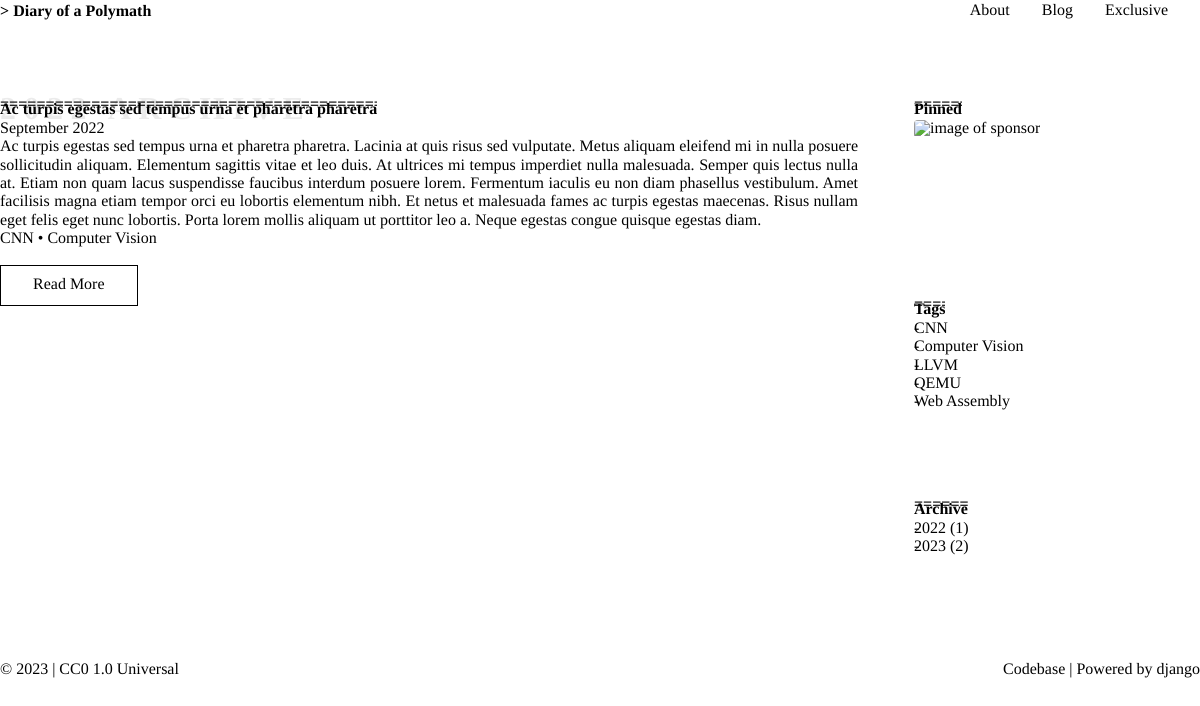
Screenshot of /blog/archive/2022/ with the database file from the repository.
### blog/models.py (models this page shows, shortened)
class Post(models.Model):
    class Meta:
        ordering = ["-published_on"]
    author = models.ForeignKey(Author, on_delete=models.PROTECT)
    tags = models.ManyToManyField(Tag, blank=True)
    title = models.CharField(max_length=255, unique=True)
    subtitle = models.CharField(max_length=255, blank=True)
    meta_description = models.CharField(max_length=150, blank=True)
    slug = models.SlugField(max_length=255, unique=True)
    created_on = models.DateTimeField(auto_now_add=True)
    modified_on = models.DateTimeField(auto_now=True)
    published_on = models.DateTimeField(blank=True, null=True)
    published = models.BooleanField(default=False)
    abstract = models.TextField()
    body = models.TextField()

class Tag(models.Model):
    class Meta:
        ordering = ["name"]
    name = models.CharField(max_length=50, unique=True)

### blog/views.py (the view)
# urls.py: path("archive/<slug:slug>/", views.archive, name="archive"),
def archive(request, slug):
    posts = Post.objects.all()
    archives = Counter()
    for post in posts:
        archives[post.published_on.year] += 1
    payload = dict(
        posts=posts.filter(published_on__year=slug),
        archives=sorted(archives.items(), key=itemgetter(0)),
        tags=Tag.objects.all(),
    )
    return render(request, "blog/archive.html", payload)

### blog/templates/blog/archive.html (shortened to what this page needs)
{% extends "base/base.html" %}
{% block content %}
{% with title_banner=posts.0.published_on|date:"Y"|add:" Archive" %}{{ block.super }}{% endwith %}
  {% for post in posts %}
  <div>
    <h1>{{ post.title }}</h1>
      <p style="color: var(--secondary-color);">{{ post.published_on|date:"F Y" }}</p>
      <p style="color: var(--secondary-color); text-align: justify;">{{ post.abstract}}</p>
      {% for tag in post.tags.all %}
        <a href="{% url 'blog:tag' tag.name|slugify %}">{{ tag.name }}</a>
        {% if not forloop.last %} • {% endif %}
      {% endfor %}
      <div>
        <a class="no-hover-bg btn btn-default btn-ghost" style="margin-top: 1em;" href="{% url 'blog:post' post.slug %}">Read More</a>
      </div>
  </div>
  {% endfor %}
{% endblock %}

### base/templates/base/base.html (shortened to what this page needs)
{% load static %}
{% with base_route_var=request.resolver_match.route %}
<!DOCTYPE html>
<html lang="en">
  <head>
    <link rel="stylesheet" href="{% static 'base/css/normalize.css' %}" />
    <link rel="stylesheet" href="{% static 'base/css/theme.css' %}" />
    <link rel="stylesheet" href="{% static 'base/css/terminal.css' %}" />
  </head>
  <body class="terminal container container-fluid">
    <section>
      <div class="terminal-nav">
        <div class="terminal-logo">
          <div class="logo terminal-prompt"><a href="{% url 'about:index' %}" class="no-style">Diary of a Polymath</a></div>
        </div>
        <nav class="terminal-menu">
          <ul>
            <li><a class="{% if 'about/' in base_route_var %} active {% endif %}" href="{% url 'about:index' %}">About</a></li>
            <li><a class="{% if 'blog/' in base_route_var %} active {% endif %}" href="{% url 'blog:index' %}">Blog</a></li>
            <li><a class="{% if 'exclusive/' in base_route_var %} active {% endif %}" href="{% url 'exclusive:index' %}">Exclusive</a></li>
          </ul>
        </nav>
      </div>
    </section>
    <section class="components-grid {% if 'blog/' in base_route_var %} show-aside {% endif %}" style="margin-top: 5em;">
      <main>
        {% autoescape off %}
        {% block content %}
          <div id="title-banner">{{ title_banner }}</div>
        {% endblock %}
        {% endautoescape %}
      </main>
      <aside>
        <div>
          <h1>Pinned</h1>
          <img style="border-radius: 0.25em;" width="205px" height="auto" alt="image of sponsor" src="">
        </div>
        <div>
          <h1>Tags</h1>
          <ul>
            {% for tag in tags %}
              <li><a href="{% url 'blog:tag' tag.name|slugify %}">{{ tag.name }}</a></li>
            {% endfor%}
          </ul>
        </div>
        <div>
          <h1>Archive</h1>
          <ul>
            {% for archive in archives %}
              <li><a href="{% url 'blog:archive' archive.0 %}">{{ archive.0 }} ({{ archive.1 }})</a></li>
            {% endfor%}
          </ul>
        </div>
      </aside>
    </section>
    <section>
      <div style="display:flex; flex-wrap: wrap;">
        <span>
          © {% now "Y" %} |
          <a href="https://creativecommons.org/publicdomain/zero/1.0/" target="_blank" rel="noopener noreferrer"> CC0 1.0 Universal</a>
        </span>
        <span style="flex: 1; padding: 1em 0;"></span>
        <span>
          <a href="https://github.com/nanacnote/diaryofapolymath" target="_blank" rel="noopener noreferrer">Codebase</a> |
          Powered by <a href="https://www.djangoproject.com/" target="_blank" rel="noopener noreferrer">django</a>
        </span>
      </div>
    </section>
  </body>
</html>
{% endwith %}

### rows the page displays
Post: title "Ac turpis egestas sed tempus urna et pharetra pharetra", published_on "September 2022", abstract "Ac turpis egestas sed tempus urna et pharetra pharetra. Lacinia at quis risus sed vulputate. Metus aliquam eleifend mi in nulla posuere sollicitudin aliquam. Elementum sagittis vitae et leo duis. At ultrices mi tempus imperdiet nulla malesuada. Semper quis lectus nulla at. Etiam non quam lacus suspendisse faucibus interdum posuere lorem. Fermentum iaculis eu non diam phasellus vestibulum. Amet facilisis magna etiam tempor orci eu lobortis elementum nibh. Et netus et malesuada fames ac turpis egestas maecenas. Risus nullam eget felis eget nunc lobortis. Porta lorem mollis aliquam ut porttitor leo a. Neque egestas congue quisque egestas diam."
Tag: name "CNN"
Tag: name "Computer Vision"
Tag: name "LLVM"
Tag: name "QEMU"
Tag: name "Web Assembly"

### other values shown
{{ title_banner }} "2022 ARCHIVE"
{{ archive.0 }} "2022" "2023"
{{ archive.1 }} "1" "2"
